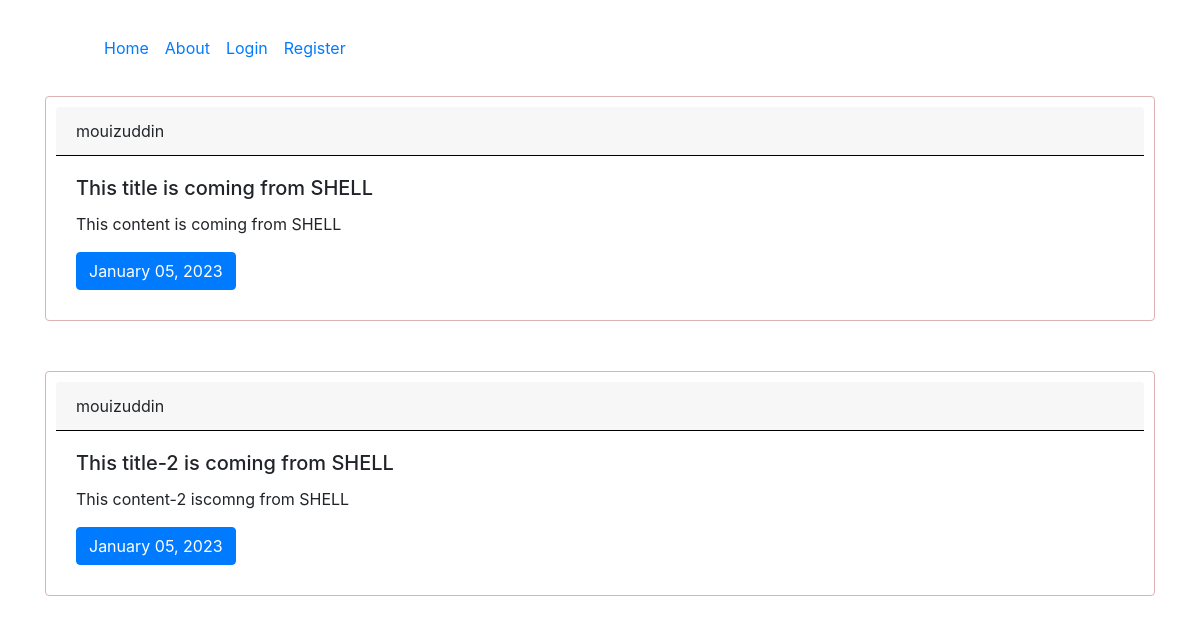
The page / on the database its author committed.
### blog_app/models.py (models this page shows, shortened)
class Post(models.Model):
    title = models.CharField(max_length=50)
    content = models.TextField()
    date_of_post = models.DateTimeField(default=timezone.now)
    post_author = models.ForeignKey(User ,on_delete=models.CASCADE)

### blog_app/views.py (the view)
# urls.py: path('' , views.home , name='blog_home'),
def home(request):
    dummy_data = [{'author': 'dummy name' , 'blog_title':'dummy title' , 'blog_content':'dummy_content' , 'date':'dummy date'}]
    return render(request , 'blog_app/home.html', context={'details': Post.objects.all() , 'title':'Home'})

### blog_app/templates/blog_app/home.html
{% extends 'blog_app/base.html'%}
{% block dummy_data %}
<div class="container">
  {% for data in details %}
    <div style="padding: 10px;margin-bottom: 50px;border-color: rgb(220, 178, 178);" class="card">
        <div style="border-color: black;" class="card-header">
          {{data.post_author}}
        </div>
        <div  class="card-body">
          <h5 class="card-title"> {{data.title}}</h5>
          <p class="card-text"> {{data.content}}</p>
          <a href="#" class="btn btn-primary"> {{data.date_of_post| date:'F d, Y'}}</a>
        </div>
      </div>
      {% endfor %}
{% endblock %}

### blog_app/templates/blog_app/base.html (shortened to what this page needs)
{% load static %}
<!doctype html>
<html lang="en">
  <head>
    <link rel="stylesheet" href="https://cdn.jsdelivr.net/npm/bootstrap@4.0.0/dist/css/bootstrap.min.css">
    <link rel="stylesheet" href="{% static 'blog_app/main.css' %}">
  </head>
  <body>
    <div class="container">
        <nav class="navbar navbar-expand-lg bg-body-tertiary">
            <div class="container-fluid">
              <div class="collapse navbar-collapse" id="navbarNavAltMarkup">
                <div style="padding: 20px;" class="navbar-nav">
                  <a class="nav-link active" aria-current="page" href="{% url 'blog_home' %}">Home</a>
                  <a class="nav-link" href="{% url 'blog_about' %}">About</a>
                  {% if user.is_authenticated %}
                  <a class="nav-link" href="{% url 'profile' %}">Profile</a>
                    <a class="nav-link" href="{% url 'logout' %}">Logout</a>
                 {% else %}
                    <a class="nav-link" href="{% url 'login' %}">Login</a>
                    <a class="nav-link" href="{% url 'user_reg'%}">Register</a>
                  {% endif %}
                </div>
              </div>
            </div>
          </nav>
    </div>
    {% block dummy_data %}{% endblock %}
   </div>
  </body>
</html>

### rows shown on the page
Post: post_author "mouizuddin", title "This title is coming from SHELL", content "This content is coming from SHELL", date_of_post "January 05, 2023"
Post: post_author "mouizuddin", title "This title-2 is coming from SHELL", content "This content-2 iscomng from SHELL", date_of_post "January 05, 2023"
